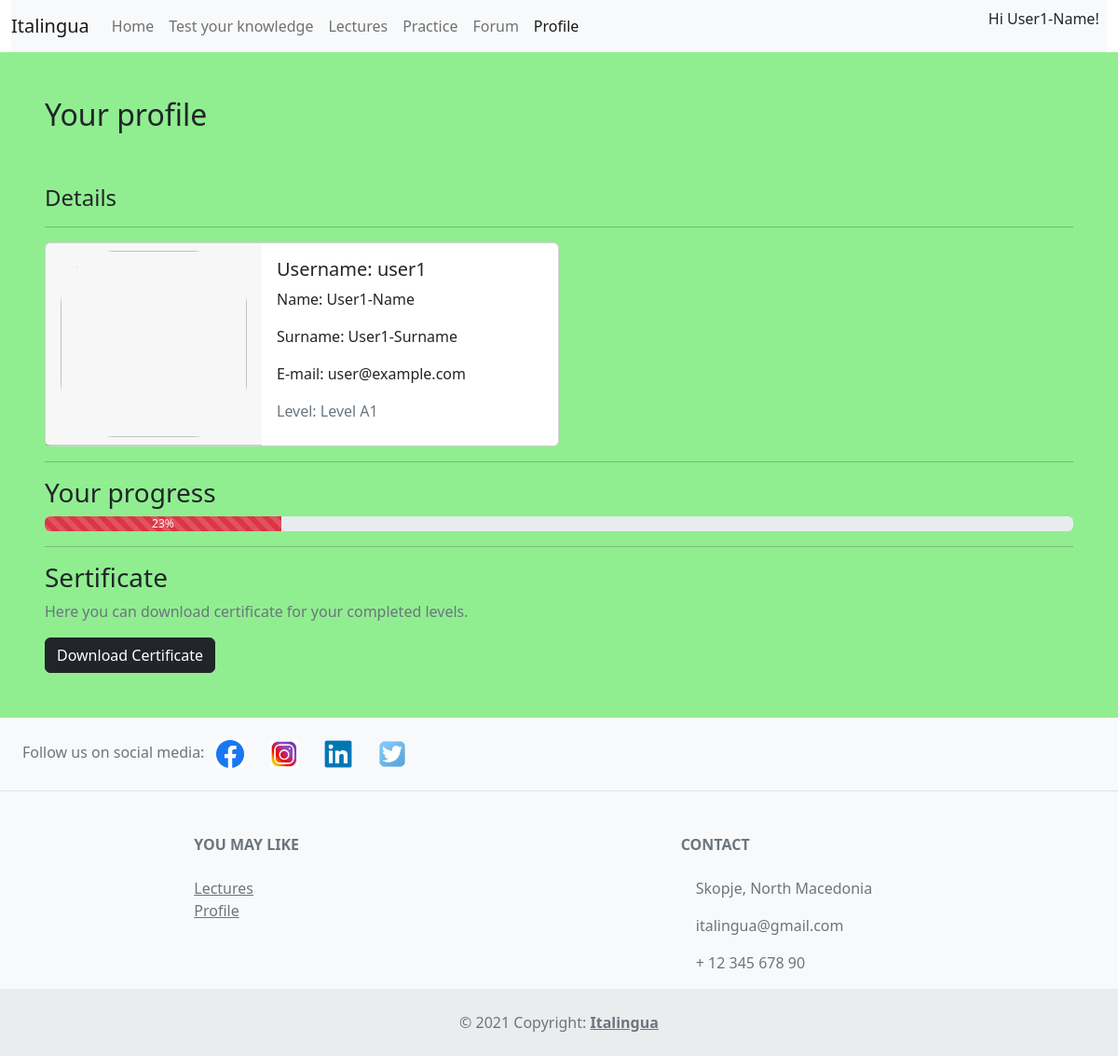
Screenshot of /profile/ (signed in) with the database file from the repository.
### Italingua/models.py (models this page shows, shortened)
class UserPerson (models.Model):
    class Level(models.TextChoices):
        Level1 = 'Level A1'
        Level2 = 'Level A2'
        Level3 = 'Level B1'
        Level4 = 'Level B2'
        Level5 = 'Level C1'
        Level6 = 'Level C2'
        Level7 = 'Proffessional'
    name = models.CharField(max_length=50)
    surname = models.CharField(max_length=50)
    user = models.ForeignKey(User, on_delete=models.CASCADE, null=True, blank=True)
    email = models.CharField(max_length=50)
    level = models.CharField(max_length=50,
                             choices=Level.choices,
                             default=Level.Level1,)

### Italingua/views.py (the view)
# urls.py: path('profile/', profile, name='profile'),
def profile(request):
    person = UserPerson.objects.filter(user=request.user)
    context = {"person": person}
    return render(request, "profile.html", context=context)

### Italingua/templates/profile.html (shortened to what this page needs)
<!DOCTYPE html>
<html lang="en">
<head>
        <link href="https://cdn.jsdelivr.net/npm/bootstrap@5.2.0-beta1/dist/css/bootstrap.min.css" rel="stylesheet">
</head>
<body>
<div class="container-fluid">
    <nav class="navbar navbar-expand-lg navbar-light bg-light">
      <a class="navbar-brand" href="/home">Italingua</a>
      <div class="collapse navbar-collapse" id="navbarNav">
        <ul class="navbar-nav">
          <li class="nav-item active">
            <a class="nav-link" href="/home">Home</a>
          </li>
          <li class="nav-item">
            <a class="nav-link"  href="/test">Test your knowledge</a>
          </li>
          <li class="nav-item">
            <a class="nav-link" href="/lectures">Lectures</a>
          </li>
          <li class="nav-item">
            <a class="nav-link" href="/practice">Practice</a>
          </li>
          <li class="nav-item">
            <a class="nav-link" href="/forum">Forum</a>
          </li>
            <li class="nav-item">
            <a class="nav-link active" href="/profile">Profile</a>
          </li>
        </ul>
                    <div style="margin-left: auto">
            <p>Hi {{ person.0.name }}! &nbsp</p>
        </div>
      </div>
    </nav>
</div>
<div class="container-fluid text-dark p-5" style="background-color: lightgreen">
    <h2 class="pb-5">Your profile</h2>
    <h4>Details</h4> <hr>
    <div class="col mb-3 col-lg-6">
        <div class="card" style="flex-direction: row">
              <div class="card-header ">
                  <img style="border-radius: 60px; width: 200px; height: 200px" src="https://i.pinimg.com/564x/a6/58/32/a65832155622ac173337874f02b218fb--people-icon-avatar.jpg">
              </div>
              <div class="card-body">
                <h5 class="card-title">Username: {{ person.0.user.username }}</h5>
                <p class="card-text">Name: {{ person.0.name }}</p>
                <p class="card-text">Surname: {{ person.0.surname }}</p>
                <p class="card-text">E-mail: {{ person.0.email }}</p>
                  <p class="card-text text-muted">Level: {{ person.0.level }}</p>
              </div>
        </div>
    </div>
    <hr>
    <h3>Your progress</h3>
    <div class="progress">
        <div class="progress-bar bg-danger progress-bar-striped" style="width: 23%">
            <span>23%</span>
        </div>
    </div>
    <hr>
    <h3>Sertificate</h3>
    <p class="text-muted">Here you can download certificate for your completed levels.</p>
    <div class="button">
        <button class="btn btn-dark certificate">Download Certificate</button>
    </div>
</div>
<footer class="text-center text-lg-start bg-light text-muted">
  <section
    class="d-flex justify-content-center justify-content-lg-between p-4 border-bottom">
    <div class="me-5 d-none d-lg-block">
      <span>Follow us on social media:</span> &nbsp
      <a href="" class="me-4 text-reset"><img style="width: 30px; height: 30px"></a>
      <a href="" class="me-4 text-reset"><img style="width: 30px; height: 30px"></a>
      <a href="" class="me-4 text-reset"><img style="width: 30px; height: 30px"></a>
      <a href="" class="me-4 text-reset"><img style="width: 30px; height: 30px; border-radius: 10px"></a>
    </div>
  </section>
    <section class="">
    <div class="container text-center text-md-start mt-5">
      <div class="row mt-3">
        <div class="col-md-3 col-lg-2 col-xl-2 mx-auto mb-4">
          <h6 class="text-uppercase fw-bold mb-4">
            You may like
          </h6>
          <p>
            <a href="/lectures" class="text-reset">Lectures</a> <br>
            <a href="/profile" class="text-reset">Profile</a>
          </p>
        </div>
        <div class="col-md-4 col-lg-3 col-xl-3 mx-auto mb-md-0 mb-4">
          <h6 class="text-uppercase fw-bold mb-4">
            Contact
          </h6>
          <p> Skopje, North Macedonia</p>
          <p>
            italingua@gmail.com
          </p>
          <p> + 12 345 678 90</p>
        </div>
      </div>
    </div>
  </section>
  <div class="text-center p-4" style="background-color: rgba(0, 0, 0, 0.05);">
    © 2021 Copyright:
    <a class="text-reset fw-bold" href="">Italingua</a>
  </div>
</footer>
</body>
</html>

### rows the page displays
UserPerson: name "User1-Name", user.username "user1", surname "User1-Surname", email "user@example.com", level "Level A1"
